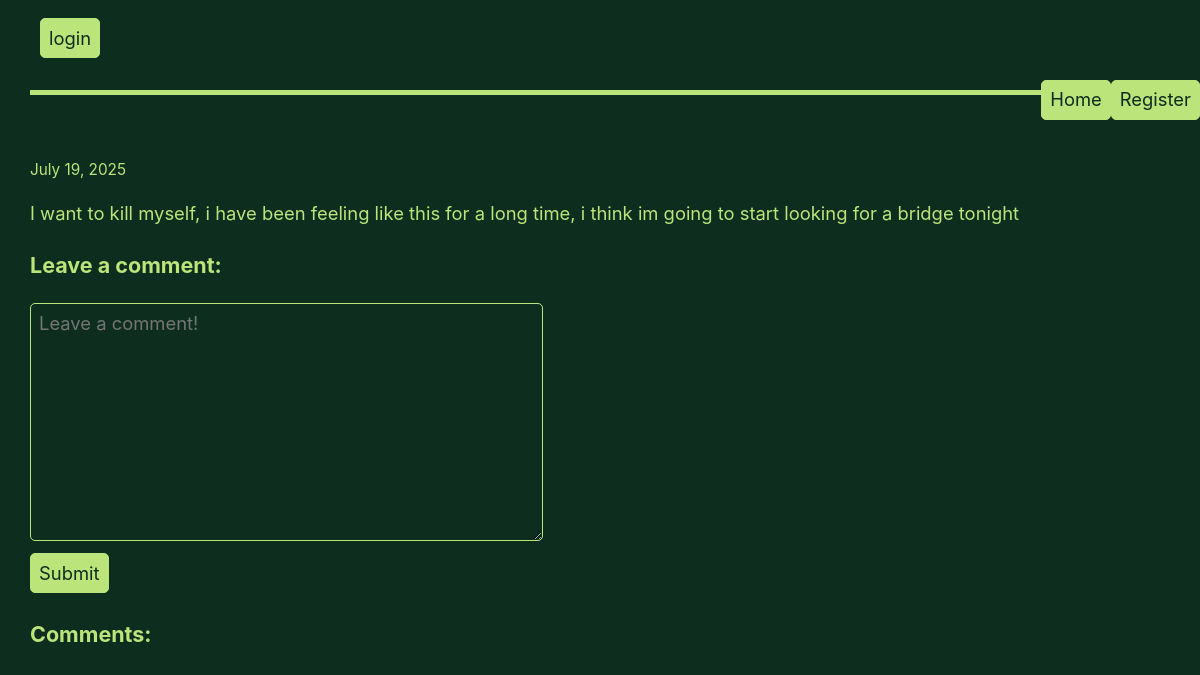
Page /post/40/ on the committed database.
### app/models.py (models this page shows, shortened)
class Post(models.Model):
    author = models.CharField(max_length=100, default='admin')
    title = models.CharField(max_length=255)
    image = models.ImageField(null=True, upload_to="media/")
    body = models.TextField(default="")
    created_on = models.DateTimeField(auto_now_add=True)
    last_modified = models.DateTimeField(auto_now=True)
    categories = models.ManyToManyField("Category", related_name="posts")
    is_private = models.BooleanField(default=False)

### app/views.py (the view, shortened to what this page needs)
# urls.py: path("post/<int:pk>/", views.post_detail, name="post_detail"),
def post_detail(request, pk):
    post = get_object_or_404(Post, pk=pk)
    form = CommentForm()
    comments = Comment.objects.filter(post=post)
    context = {
        "post": post,
        "comments": comments,
        "form": CommentForm(),
    }
    return render(request, "app/detail.html", context)

### app/forms.py
class CommentForm(forms.Form):
    body = forms.CharField(
        widget=forms.Textarea(
            attrs={"class": "form-control", "placeholder": "Leave a comment!"}
        )
    )

### app/templates/app/detail.html (shortened to what this page needs)
{% extends "base.html" %}
{% block page_content %}
    <small>
        {% if post.categories.exists %}
        {{ post.created_on.date }} | Categories:
        {% for category in post.categories.all %}
            <a href="{% url 'category' category.name %}">
                {{ category.name }}
            </a>
        {% endfor %}
        {% else %}
        {{ post.created_on.date }}
        {% endif %}
    </small>
    <p>{{ post.body | linebreaks }}</p>
    <h3>Leave a comment:</h3>
    <form method="post">
        <div>
            {{ form.body }}
        </div>
        <button type="submit" class="btn btn-primary">Submit</button>
    </form>
    <h3>Comments:</h3>
{% endblock page_content %}

### app/static/style.css (style rules this page uses)
textarea, select, input, progress { -webkit-appearance: none; -moz-appearance: none; appearance: none; }
button, .button, a.button, input[type="submit"], input[type="reset"], input[type="button"] { border: 1px solid var(--accent); background-color: var(--accent); line-height: large; color: var(--accent-text); padding: 0.7rem 0.10rem; text-align: left; text-decoration: none; }
textarea, select, input, button, .button { font-size: inherit; border-radius: var(--standard-border-radius); box-shadow: none; max-width: 100%; margin-bottom: 0.25rem; padding: 0.5rem; font-family: inherit; display: inline-block; }
textarea, select, input { color: var(--text); background-color: var(--bg); border: 1px solid var(--border); }
div { margin: 0.5rem 0; }

### rows in the picture
Post: created_on "July 19, 2025", body "I want to kill myself, i have been feeling like this for a long time, i think im going to start looking for a bridge tonight"
